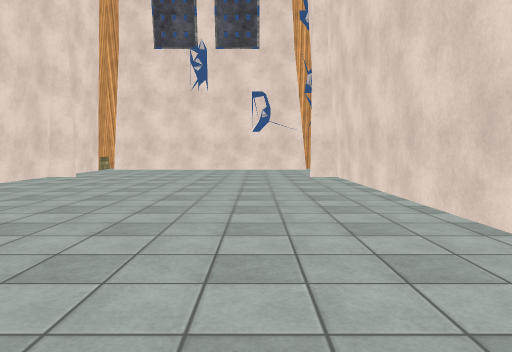
view 1 (above)

14 first-person views from a walk through a 3-D level made in the Unity game engine. The camera is 1.3 m above the floor, tilts 4° down and sees 70° across. The floor is counted in squares, 1 m on a side. Each view is taken from the middle of a square. On the plan, view 1 faces up. The plan holds only what a view shows up to about 15 squares ahead; the rest is blank. The place goes on beyond the plan. Surface patterns are stand-ins for the level's own textures.

view 2
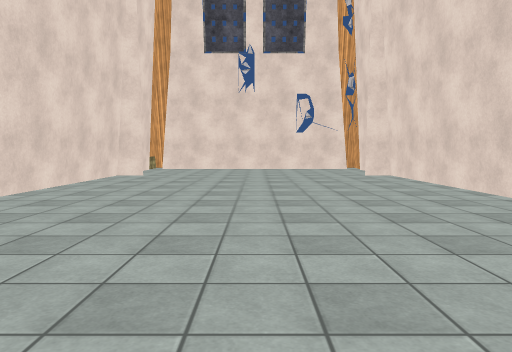

view 3
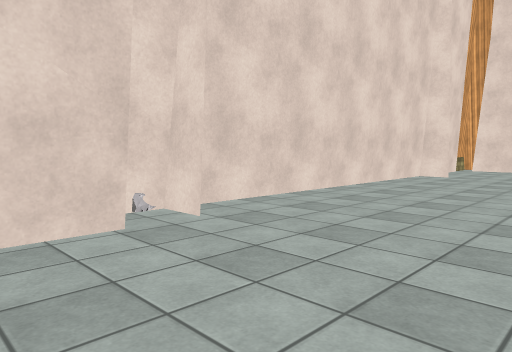

view 4
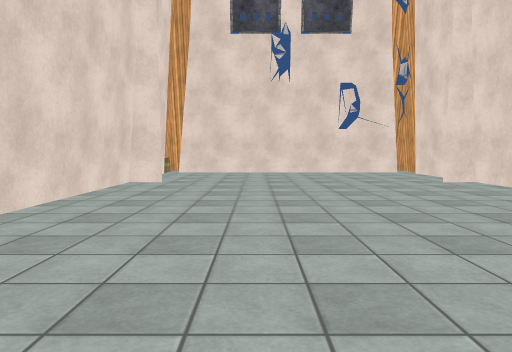

view 5
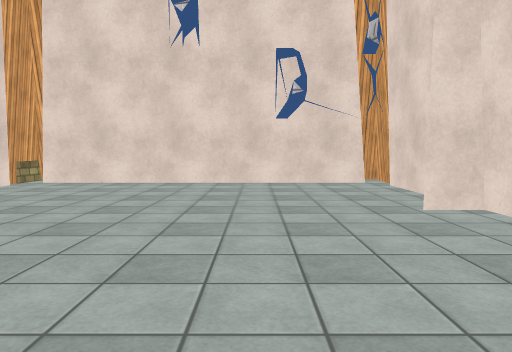

view 6
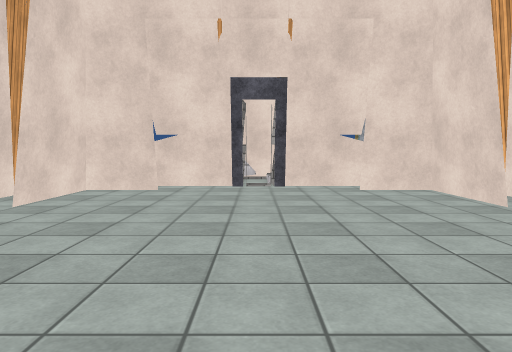

view 7
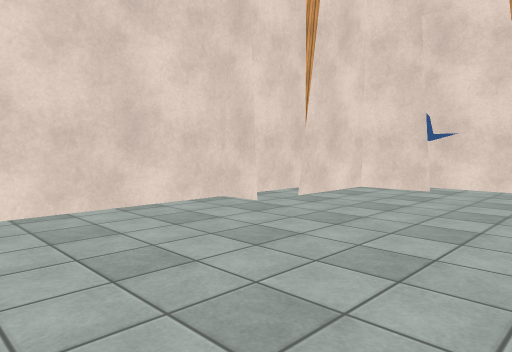

view 8
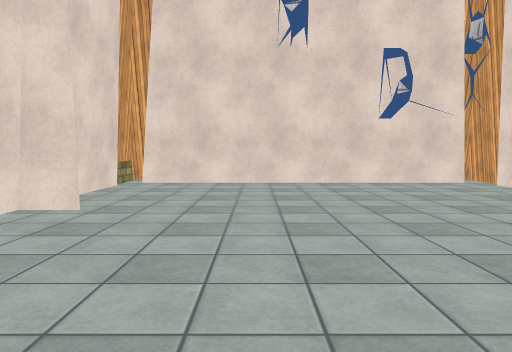

view 9
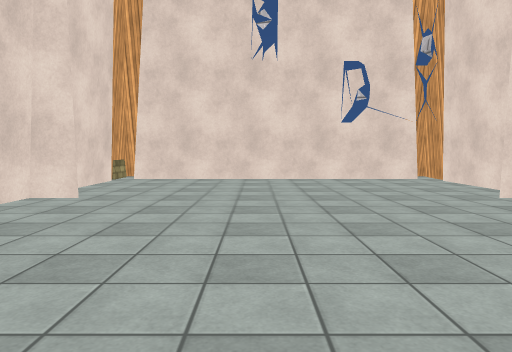

view 10
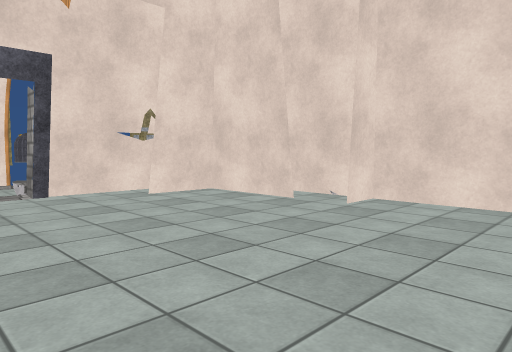

view 11
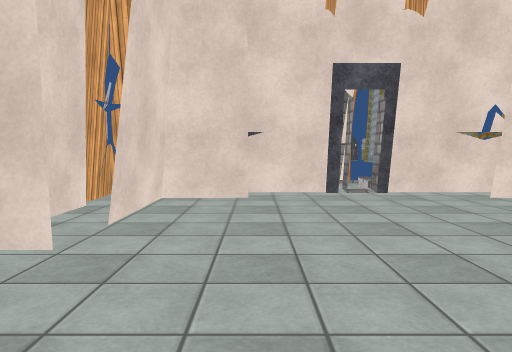

view 12
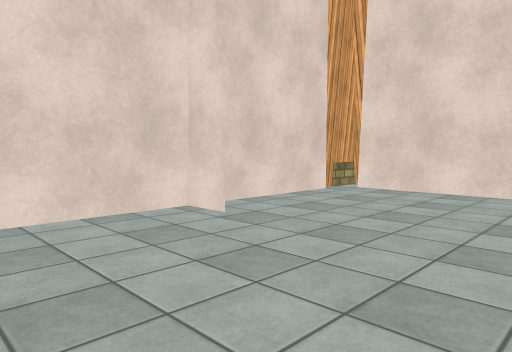

view 13
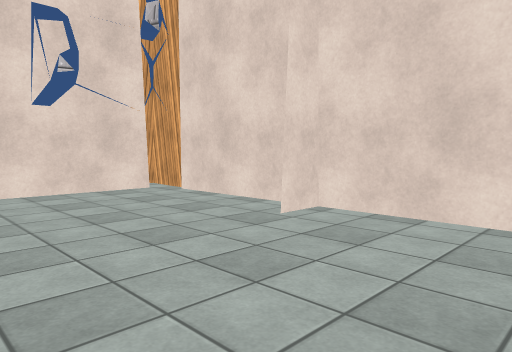

view 14
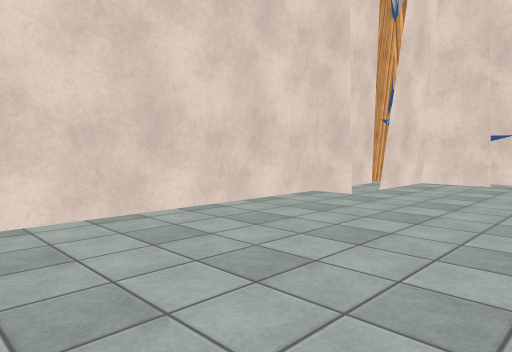

### Floor plan
Points are (right, up) in squares from view 1. A wall is a line through its corners. A room is listed if a view was taken in it or the views show most of it. See-through windows are left out.
Room 1 (views 1, 2, 3, 4, 5, 6, 7, 8, 9, 10, 11, 12, 13, 14)
walls: (-8.7, 17.9) (-10.1, 17.9) (-10.1, 1); (3.9, 18.9) (3.9, 23.6); (2.6, 3.3) (3.9, 3.3) (3.9, 17.9) (2.6, 17.9); (-10.2, 3.3) (-8.7, 3.3); (-8.6, 1.8) (-8.6, -1.7) (-6.4, -1.7); (-10.1, 23.6) (-10.1, 18.7); (4.2, 23.8) (4.2, 25.5); (3.4, 24.5) (-9.6, 24.5); (0.1, -1.7) (2.4, -1.7) (2.4, 1.7); (-2.7, -2.2) (-2.7, -3) (0.7, -3); (-3.5, -2.2) (-3.5, -3.2); (-4.1, -2.8) (-3.6, -2.8); (-10.3, 25.5) (-10.3, 23.7); (-7.4, -3) (-3.5, -3)
low walls: (-2.3, -3.2) (0.7, -3.2); (-7.4, -3.2) (-4, -3.2)

Where each view was taken, in squares from view 1:
view 1: 0 up, 0 right, facing up
view 2: 1 down, 3 left, facing up
view 3: 1 down, 3 left, facing up-left
view 4: 3 up, 5 left, facing up
view 5: 10 up, 1 left, facing up
view 6: 10 up, 3 left, facing down
view 7: 10 up, 4 left, facing down-right
view 8: 10 up, 5 left, facing up
view 9: 8 up, 4 left, facing up
view 10: 8 up, 1 left, facing down-left
view 11: 8 up, 0 right, facing down
view 12: 13 up, 3 left, facing up-left
view 13: 13 up, 3 left, facing up-right
view 14: 13 up, 3 left, facing down-right
